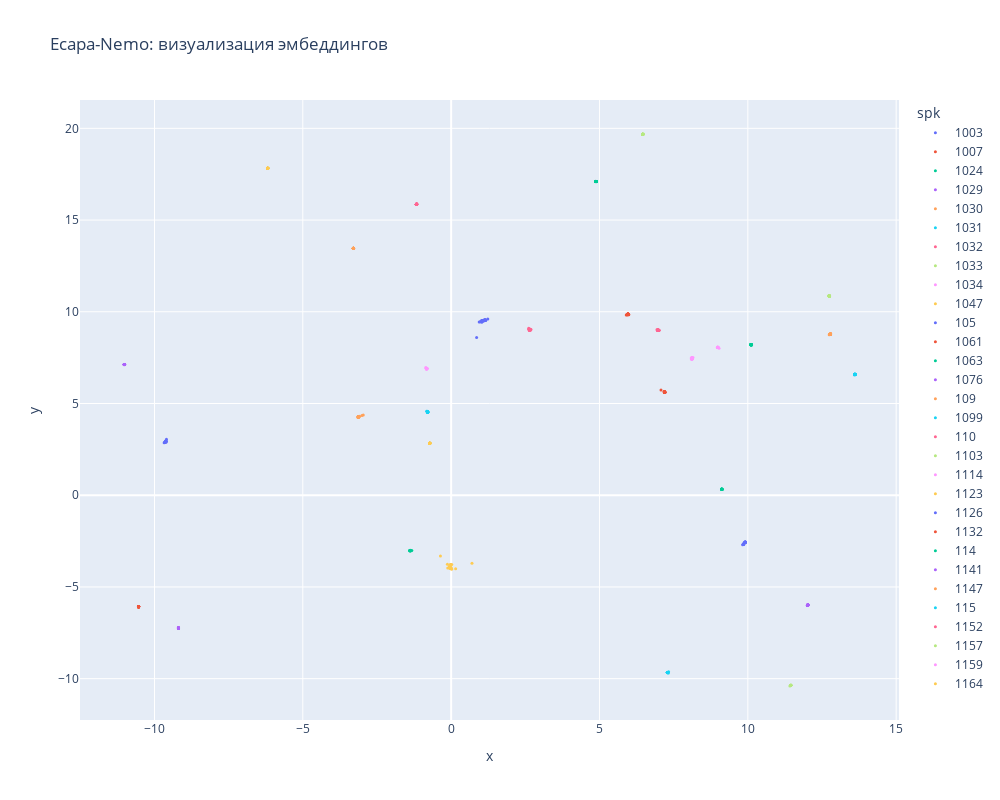

The code cell stored with this chart in its notebook:
### Markdown cell above
## 4. EcapaTDNN-Nemo

### Code cell
ecapa_nemo_emb_path = "embeddings/voxtube-ecapa-nemo-embeddings.json"

ecapa_nemo_result: Analysis = analyze(ecapa_nemo_emb_path, model_name="Ecapa-Nemo")

### Figure 1 — Plotly figure (JSON) as saved in the notebook; plotly's stock layout.template omitted (floating-point values rounded to 4 significant figures)
{"data": [{"customdata": [["1003"], ["1003"], ["1003"], ["1003"], ["1003"], ["1003"], ["1003"], ["1003"], ["1003"], ["1003"], ["1003"], ["1003"], ["1003"], ["1003"], ["1003"], ["1003"], ["1003"], ["1003"], ["1003"], ["1003"], ["1003"], ["1003"], ["1003"], ["1003"], ["1003"]], "hovertemplate": "spk=%{customdata[0]}<extra></extra>", "legendgroup": "1003", "marker": {"color": "#636efa", "size": 3, "symbol": "circle"}, "mode": "markers", "name": "1003", "orientation": "v", "showlegend": true, "type": "scatter", "x": [-9.633, -9.632, -9.606, -9.635, -9.633, -9.633, -9.632, -9.63, -9.632, -9.629, -9.63, -9.596, -9.636, -9.63, -9.632, -9.625, -9.627, -9.674, -9.595, -9.612, -9.632, -9.637, -9.638, -9.633, -9.632], "xaxis": "x", "y": [2.915, 2.912, 2.896, 2.912, 2.911, 2.911, 2.913, 2.912, 2.914, 2.92, 2.918, 3.049, 2.908, 2.917, 2.918, 2.922, 2.922, 2.854, 2.946, 2.945, 2.925, 2.906, 2.906, 2.911, 2.919], "yaxis": "y"}, {"customdata": [["1007"], ["1007"], ["1007"], ["1007"], ["1007"], ["1007"], ["1007"], ["1007"], ["1007"], ["1007"], ["1007"], ["1007"], ["1007"], ["1007"], ["1007"], ["1007"], ["1007"], ["1007"], ["1007"], ["1007"], ["1007"], ["1007"], ["1007"], ["1007"], ["1007"]], "hovertemplate": "spk=%{customdata[0]}<extra></extra>", "legendgroup": "1007", "marker": {"color": "#EF553B", "size": 3, "symbol": "circle"}, "mode": "markers", "name": "1007", "orientation": "v", "showlegend": true, "type": "scatter", "x": [5.969, 5.969, 5.903, 5.962, 5.97, 5.96, 5.962, 5.986, 5.961, 5.929, 5.957, 5.956, 5.961, 5.958, 5.964, 5.962, 5.962, 5.957, 5.966, 5.943, 5.958, 5.985, 5.956, 5.962, 5.963], "xaxis": "x", "y": [9.866, 9.864, 9.819, 9.87, 9.86, 9.871, 9.874, 9.836, 9.874, 9.871, 9.864, 9.865, 9.873, 9.871, 9.871, 9.871, 9.872, 9.87, 9.873, 9.824, 9.874, 9.851, 9.868, 9.872, 9.873], "yaxis": "y"}, {"customdata": [["1024"], ["1024"], ["1024"], ["1024"], ["1024"], ["1024"], ["1024"], ["1024"], ["1024"], ["1024"], ["1024"], ["1024"], ["1024"], ["1024"], ["1024"], ["1024"], ["1024"], ["1024"], ["1024"], ["1024"], ["1024"], ["1024"], ["1024"], ["1024"], ["1024"]], "hovertemplate": "spk=%{customdata[0]}<extra></extra>", "legendgroup": "1024", "marker": {"color": "#00cc96", "size": 3, "symbol": "circle"}, "mode": "markers", "name": "1024", "orientation": "v", "showlegend": true, "type": "scatter", "x": [10.11, 10.11, 10.11, 10.11, 10.11, 10.11, 10.11, 10.11, 10.11, 10.11, 10.11, 10.11, 10.11, 10.11, 10.13, 10.11, 10.11, 10.11, 10.11, 10.11, 10.1, 10.11, 10.11, 10.11, 10.11], "xaxis": "x", "y": [8.215, 8.206, 8.212, 8.209, 8.214, 8.208, 8.205, 8.21, 8.212, 8.207, 8.206, 8.209, 8.21, 8.214, 8.187, 8.208, 8.206, 8.214, 8.213, 8.211, 8.208, 8.195, 8.208, 8.21, 8.211], "yaxis": "y"}, {"customdata": [["1029"], ["1029"], ["1029"], ["1029"], ["1029"], ["1029"], ["1029"], ["1029"], ["1029"], ["1029"], ["1029"], ["1029"], ["1029"], ["1029"], ["1029"], ["1029"], ["1029"], ["1029"], ["1029"], ["1029"], ["1029"], ["1029"], ["1029"], ["1029"], ["1029"]], "hovertemplate": "spk=%{customdata[0]}<extra></extra>", "legendgroup": "1029", "marker": {"color": "#ab63fa", "size": 3, "symbol": "circle"}, "mode": "markers", "name": "1029", "orientation": "v", "showlegend": true, "type": "scatter", "x": [-11.01, -11.01, -11.01, -11.01, -11.01, -11.01, -11.01, -11.01, -11.03, -11.01, -11.01, -11.01, -11.01, -11.01, -11.02, -11.01, -11.0, -11.01, -11.01, -11.01, -11.01, -11.01, -11.02, -11.02, -11.01], "xaxis": "x", "y": [7.121, 7.129, 7.122, 7.123, 7.122, 7.122, 7.122, 7.122, 7.127, 7.122, 7.123, 7.123, 7.123, 7.121, 7.121, 7.122, 7.133, 7.123, 7.123, 7.124, 7.12, 7.123, 7.12, 7.116, 7.121], "yaxis": "y"}, {"customdata": [["1030"], ["1030"], ["1030"], ["1030"], ["1030"], ["1030"], ["1030"], ["1030"], ["1030"], ["1030"], ["1030"], ["1030"], ["1030"], ["1030"], ["1030"], ["1030"], ["1030"], ["1030"], ["1030"], ["1030"], ["1030"], ["1030"], ["1030"], ["1030"], ["1030"]], "hovertemplate": "spk=%{customdata[0]}<extra></extra>", "legendgroup": "1030", "marker": {"color": "#FFA15A", "size": 3, "symbol": "circle"}, "mode": "markers", "name": "1030", "orientation": "v", "showlegend": true, "type": "scatter", "x": [-3.135, -3.127, -3.11, -3.12, -3.129, -3.122, -3.118, -3.129, -3.122, -3.147, -3.126, -3.119, -3.123, -3.122, -3.118, -2.962, -3.008, -3.109, -3.13, -3.115, -3.126, -3.095, -3.118, -3.096, -3.145], "xaxis": "x", "y": [4.278, 4.274, 4.283, 4.274, 4.269, 4.27, 4.276, 4.268, 4.273, 4.259, 4.268, 4.279, 4.266, 4.267, 4.277, 4.378, 4.34, 4.281, 4.268, 4.277, 4.269, 4.29, 4.275, 4.304, 4.261], "yaxis": "y"}, {"customdata": [["1031"], ["1031"], ["1031"], ["1031"], ["1031"], ["1031"], ["1031"], ["1031"], ["1031"], ["1031"], ["1031"], ["1031"], ["1031"], ["1031"], ["1031"], ["1031"], ["1031"], ["1031"], ["1031"], ["1031"], ["1031"], ["1031"], ["1031"], ["1031"], ["1031"]], "hovertemplate": "spk=%{customdata[0]}<extra></extra>", "legendgroup": "1031", "marker": {"color": "#19d3f3", "size": 3, "symbol": "circle"}, "mode": "markers", "name": "1031", "orientation": "v", "showlegend": true, "type": "scatter", "x": [13.61, 13.61, 13.61, 13.61, 13.61, 13.61, 13.61, 13.61, 13.61, 13.61, 13.61, 13.61, 13.61, 13.61, 13.61, 13.61, 13.6, 13.61, 13.61, 13.61, 13.61, 13.61, 13.61, 13.61, 13.61], "xaxis": "x", "y": [6.589, 6.589, 6.589, 6.59, 6.59, 6.588, 6.588, 6.589, 6.588, 6.593, 6.59, 6.587, 6.587, 6.591, 6.588, 6.577, 6.551, 6.589, 6.587, 6.578, 6.586, 6.587, 6.589, 6.588, 6.589], "yaxis": "y"}, {"customdata": [["1032"], ["1032"], ["1032"], ["1032"], ["1032"], ["1032"], ["1032"], ["1032"], ["1032"], ["1032"], ["1032"], ["1032"], ["1032"], ["1032"], ["1032"], ["1032"], ["1032"], ["1032"], ["1032"], ["1032"], ["1032"], ["1032"], ["1032"], ["1032"], ["1032"]], "hovertemplate": "spk=%{customdata[0]}<extra></extra>", "legendgroup": "1032", "marker": {"color": "#FF6692", "size": 3, "symbol": "circle"}, "mode": "markers", "name": "1032", "orientation": "v", "showlegend": true, "type": "scatter", "x": [-1.171, -1.161, -1.156, -1.16, -1.165, -1.161, -1.173, -1.157, -1.171, -1.171, -1.164, -1.171, -1.173, -1.174, -1.168, -1.172, -1.171, -1.164, -1.166, -1.173, -1.172, -1.17, -1.168, -1.171, -1.162], "xaxis": "x", "y": [15.86, 15.87, 15.87, 15.87, 15.87, 15.87, 15.86, 15.87, 15.86, 15.86, 15.87, 15.88, 15.86, 15.86, 15.87, 15.86, 15.87, 15.87, 15.87, 15.86, 15.86, 15.87, 15.87, 15.87, 15.87], "yaxis": "y"}, {"customdata": [["1033"], ["1033"], ["1033"], ["1033"], ["1033"], ["1033"], ["1033"], ["1033"], ["1033"], ["1033"], ["1033"], ["1033"], ["1033"], ["1033"], ["1033"], ["1033"], ["1033"], ["1033"], ["1033"], ["1033"], ["1033"], ["1033"], ["1033"], ["1033"], ["1033"]], "hovertemplate": "spk=%{customdata[0]}<extra></extra>", "legendgroup": "1033", "marker": {"color": "#B6E880", "size": 3, "symbol": "circle"}, "mode": "markers", "name": "1033", "orientation": "v", "showlegend": true, "type": "scatter", "x": [6.457, 6.456, 6.467, 6.457, 6.456, 6.457, 6.456, 6.454, 6.458, 6.457, 6.454, 6.467, 6.458, 6.48, 6.458, 6.455, 6.456, 6.46, 6.456, 6.46, 6.46, 6.459, 6.457, 6.462, 6.455], "xaxis": "x", "y": [19.68, 19.68, 19.67, 19.68, 19.68, 19.68, 19.68, 19.68, 19.68, 19.68, 19.68, 19.68, 19.68, 19.69, 19.68, 19.68, 19.68, 19.68, 19.68, 19.68, 19.68, 19.68, 19.68, 19.68, 19.68], "yaxis": "y"}, {"customdata": [["1034"], ["1034"], ["1034"], ["1034"], ["1034"], ["1034"], ["1034"], ["1034"], ["1034"], ["1034"], ["1034"], ["1034"], ["1034"], ["1034"], ["1034"], ["1034"], ["1034"], ["1034"], ["1034"], ["1034"], ["1034"], ["1034"], ["1034"], ["1034"], ["1034"]], "hovertemplate": "spk=%{customdata[0]}<extra></extra>", "legendgroup": "1034", "marker": {"color": "#FF97FF", "size": 3, "symbol": "circle"}, "mode": "markers", "name": "1034", "orientation": "v", "showlegend": true, "type": "scatter", "x": [-0.8333, -0.8354, -0.8253, -0.8323, -0.8352, -0.823, -0.8315, -0.8297, -0.8273, -0.826, -0.8309, -0.8395, -0.814, -0.8559, -0.8205, -0.8165, -0.8325, -0.8203, -0.8259, -0.8199, -0.8282, -0.8323, -0.8181, -0.8294, -0.8226], "xaxis": "x", "y": [6.882, 6.905, 6.912, 6.911, 6.894, 6.911, 6.911, 6.913, 6.903, 6.899, 6.908, 6.89, 6.905, 6.958, 6.912, 6.915, 6.917, 6.906, 6.917, 6.896, 6.91, 6.897, 6.886, 6.905, 6.914], "yaxis": "y"}, {"customdata": [["1047"], ["1047"], ["1047"], ["1047"], ["1047"], ["1047"], ["1047"], ["1047"], ["1047"], ["1047"], ["1047"], ["1047"], ["1047"], ["1047"], ["1047"], ["1047"], ["1047"], ["1047"], ["1047"], ["1047"], ["1047"], ["1047"], ["1047"], ["1047"], ["1047"]], "hovertemplate": "spk=%{customdata[0]}<extra></extra>", "legendgroup": "1047", "marker": {"color": "#FECB52", "size": 3, "symbol": "circle"}, "mode": "markers", "name": "1047", "orientation": "v", "showlegend": true, "type": "scatter", "x": [-6.182, -6.178, -6.178, -6.179, -6.18, -6.185, -6.179, -6.18, -6.182, -6.183, -6.179, -6.179, -6.186, -6.18, -6.181, -6.184, -6.184, -6.183, -6.182, -6.184, -6.182, -6.183, -6.183, -6.19, -6.182], "xaxis": "x", "y": [17.82, 17.82, 17.82, 17.82, 17.82, 17.82, 17.82, 17.82, 17.82, 17.82, 17.82, 17.82, 17.83, 17.82, 17.82, 17.82, 17.82, 17.82, 17.82, 17.82, 17.82, 17.83, 17.83, 17.83, 17.82], "yaxis": "y"}, {"customdata": [["105"], ["105"], ["105"], ["105"], ["105"], ["105"], ["105"], ["105"], ["105"], ["105"], ["105"], ["105"], ["105"], ["105"], ["105"], ["105"], ["105"], ["105"], ["105"], ["105"], ["105"], ["105"], ["105"], ["105"], ["105"]], "hovertemplate": "spk=%{customdata[0]}<extra></extra>", "legendgroup": "105", "marker": {"color": "#636efa", "size": 3, "symbol": "circle"}, "mode": "markers", "name": "105", "orientation": "v", "showlegend": true, "type": "scatter", "x": [1.055, 0.9447, 1.125, 1.113, 1.166, 1.053, 1.236, 1.121, 1.08, 1.079, 1.112, 1.153, 0.858, 1.138, 1.05, 1.024, 1.118, 1.118, 1.113, 1.08, 1.06, 1.031, 0.9756, 1.054, 1.154], "xaxis": "x", "y": [9.497, 9.438, 9.521, 9.532, 9.519, 9.509, 9.613, 9.535, 9.494, 9.518, 9.516, 9.539, 8.6, 9.554, 9.513, 9.521, 9.566, 9.532, 9.539, 9.525, 9.52, 9.433, 9.455, 9.502, 9.575], "yaxis": "y"}, {"customdata": [["1061"], ["1061"], ["1061"], ["1061"], ["1061"], ["1061"], ["1061"], ["1061"], ["1061"], ["1061"], ["1061"], ["1061"], ["1061"], ["1061"], ["1061"], ["1061"], ["1061"], ["1061"], ["1061"], ["1061"], ["1061"], ["1061"], ["1061"], ["1061"], ["1061"]], "hovertemplate": "spk=%{customdata[0]}<extra></extra>", "legendgroup": "1061", "marker": {"color": "#EF553B", "size": 3, "symbol": "circle"}, "mode": "markers", "name": "1061", "orientation": "v", "showlegend": true, "type": "scatter", "x": [7.193, 7.198, 7.202, 7.2, 7.18, 7.192, 7.199, 7.191, 7.195, 7.194, 7.185, 7.193, 7.195, 7.195, 7.205, 7.196, 7.073, 7.213, 7.184, 7.181, 7.186, 7.199, 7.202, 7.195, 7.199], "xaxis": "x", "y": [5.616, 5.632, 5.634, 5.631, 5.651, 5.619, 5.615, 5.62, 5.616, 5.614, 5.641, 5.634, 5.614, 5.64, 5.618, 5.615, 5.732, 5.618, 5.64, 5.626, 5.625, 5.617, 5.597, 5.614, 5.633], "yaxis": "y"}, {"customdata": [["1063"], ["1063"], ["1063"], ["1063"], ["1063"], ["1063"], ["1063"], ["1063"], ["1063"], ["1063"], ["1063"], ["1063"], ["1063"], ["1063"], ["1063"], ["1063"], ["1063"], ["1063"], ["1063"], ["1063"], ["1063"], ["1063"], ["1063"], ["1063"], ["1063"]], "hovertemplate": "spk=%{customdata[0]}<extra></extra>", "legendgroup": "1063", "marker": {"color": "#00cc96", "size": 3, "symbol": "circle"}, "mode": "markers", "name": "1063", "orientation": "v", "showlegend": true, "type": "scatter", "x": [-1.378, 9.12, 9.13, 9.127, 9.121, -1.366, -1.379, 9.128, -1.381, -1.371, 9.129, 9.129, -1.391, 9.134, 9.124, -1.39, -1.398, 9.121, 9.116, -1.383, -1.386, 9.116, -1.326, -1.385, 9.129], "xaxis": "x", "y": [-3.01, 0.3267, 0.3232, 0.3302, 0.338, -3.03, -3.029, 0.3321, -3.005, -3.026, 0.3299, 0.3289, -3.009, 0.3123, 0.3356, -3.008, -3.023, 0.3277, 0.3246, -3.035, -3.007, 0.3432, -3.016, -3.007, 0.3289], "yaxis": "y"}, {"customdata": [["1076"], ["1076"], ["1076"], ["1076"], ["1076"], ["1076"], ["1076"], ["1076"], ["1076"], ["1076"], ["1076"], ["1076"], ["1076"], ["1076"], ["1076"], ["1076"], ["1076"], ["1076"], ["1076"], ["1076"], ["1076"], ["1076"], ["1076"], ["1076"], ["1076"]], "hovertemplate": "spk=%{customdata[0]}<extra></extra>", "legendgroup": "1076", "marker": {"color": "#ab63fa", "size": 3, "symbol": "circle"}, "mode": "markers", "name": "1076", "orientation": "v", "showlegend": true, "type": "scatter", "x": [12.02, 12.02, 12.02, 12.0, 12.02, 12.02, 12.02, 12.02, 12.02, 12.02, 12.02, 12.02, 12.02, 12.02, 12.02, 12.02, 12.02, 12.02, 12.02, 12.02, 12.02, 12.03, 12.02, 12.02, 12.02], "xaxis": "x", "y": [-5.981, -5.983, -5.986, -6.001, -5.983, -5.986, -5.985, -5.985, -5.982, -5.984, -5.989, -5.984, -5.98, -5.983, -5.985, -5.983, -5.982, -5.987, -5.983, -5.983, -5.982, -5.981, -5.988, -5.986, -5.985], "yaxis": "y"}, {"customdata": [["109"], ["109"], ["109"], ["109"], ["109"], ["109"], ["109"], ["109"], ["109"], ["109"], ["109"], ["109"], ["109"], ["109"], ["109"], ["109"], ["109"], ["109"], ["109"], ["109"], ["109"], ["109"], ["109"], ["109"], ["109"]], "hovertemplate": "spk=%{customdata[0]}<extra></extra>", "legendgroup": "109", "marker": {"color": "#FFA15A", "size": 3, "symbol": "circle"}, "mode": "markers", "name": "109", "orientation": "v", "showlegend": true, "type": "scatter", "x": [12.79, 12.77, 12.76, 12.77, 12.74, 12.79, 12.79, 12.77, 12.79, 12.79, 12.77, 12.77, 12.79, 12.76, 12.79, 12.78, 12.77, 12.77, 12.77, 12.78, 12.79, 12.79, 12.79, 12.79, 12.76], "xaxis": "x", "y": [8.797, 8.771, 8.768, 8.773, 8.746, 8.794, 8.796, 8.773, 8.795, 8.794, 8.77, 8.771, 8.796, 8.762, 8.793, 8.781, 8.779, 8.768, 8.772, 8.781, 8.795, 8.794, 8.792, 8.795, 8.774], "yaxis": "y"}, {"customdata": [["1099"], ["1099"], ["1099"], ["1099"], ["1099"], ["1099"], ["1099"], ["1099"], ["1099"], ["1099"], ["1099"], ["1099"], ["1099"], ["1099"], ["1099"], ["1099"], ["1099"], ["1099"], ["1099"], ["1099"], ["1099"], ["1099"], ["1099"], ["1099"], ["1099"]], "hovertemplate": "spk=%{customdata[0]}<extra></extra>", "legendgroup": "1099", "marker": {"color": "#19d3f3", "size": 3, "symbol": "circle"}, "mode": "markers", "name": "1099", "orientation": "v", "showlegend": true, "type": "scatter", "x": [-0.7888, -0.7952, -0.7951, -0.7957, -0.7945, -0.7896, -0.7892, -0.826, -0.7841, -0.7861, -0.7972, -0.7958, -0.7865, -0.7986, -0.7877, -0.7928, -0.7877, -0.8046, -0.7909, -0.7934, -0.7884, -0.8058, -0.7931, -0.7893, -0.7964], "xaxis": "x", "y": [4.535, 4.55, 4.549, 4.549, 4.544, 4.537, 4.539, 4.581, 4.534, 4.534, 4.55, 4.551, 4.524, 4.55, 4.536, 4.537, 4.515, 4.576, 4.554, 4.539, 4.534, 4.56, 4.534, 4.534, 4.55], "yaxis": "y"}, {"customdata": [["110"], ["110"], ["110"], ["110"], ["110"], ["110"], ["110"], ["110"], ["110"], ["110"], ["110"], ["110"], ["110"], ["110"], ["110"], ["110"], ["110"], ["110"], ["110"], ["110"], ["110"], ["110"], ["110"], ["110"], ["110"]], "hovertemplate": "spk=%{customdata[0]}<extra></extra>", "legendgroup": "110", "marker": {"color": "#FF6692", "size": 3, "symbol": "circle"}, "mode": "markers", "name": "110", "orientation": "v", "showlegend": true, "type": "scatter", "x": [2.645, 2.646, 2.645, 2.655, 2.649, 2.668, 2.647, 2.658, 2.649, 2.652, 2.653, 2.631, 2.643, 2.691, 2.632, 2.64, 2.63, 2.638, 2.622, 2.651, 2.646, 2.648, 2.672, 2.65, 2.614], "xaxis": "x", "y": [9.021, 9.019, 9.052, 9.044, 9.026, 9.043, 9.026, 9.051, 9.03, 9.026, 9.054, 9.044, 9.019, 9.041, 8.981, 9.031, 9.026, 9.048, 9.042, 8.995, 9.036, 9.017, 8.988, 9.009, 9.107], "yaxis": "y"}, {"customdata": [["1103"], ["1103"], ["1103"], ["1103"], ["1103"], ["1103"], ["1103"], ["1103"], ["1103"], ["1103"], ["1103"], ["1103"], ["1103"], ["1103"], ["1103"], ["1103"], ["1103"], ["1103"], ["1103"], ["1103"], ["1103"], ["1103"], ["1103"], ["1103"], ["1103"]], "hovertemplate": "spk=%{customdata[0]}<extra></extra>", "legendgroup": "1103", "marker": {"color": "#B6E880", "size": 3, "symbol": "circle"}, "mode": "markers", "name": "1103", "orientation": "v", "showlegend": true, "type": "scatter", "x": [11.44, 11.44, 11.44, 11.44, 11.44, 11.44, 11.44, 11.44, 11.45, 11.44, 11.44, 11.44, 11.42, 11.44, 11.46, 11.44, 11.44, 11.44, 11.44, 11.45, 11.44, 11.45, 11.45, 11.45, 11.44], "xaxis": "x", "y": [-10.37, -10.37, -10.37, -10.37, -10.37, -10.37, -10.37, -10.37, -10.36, -10.37, -10.37, -10.37, -10.4, -10.37, -10.35, -10.37, -10.37, -10.37, -10.37, -10.36, -10.37, -10.36, -10.37, -10.36, -10.37], "yaxis": "y"}, {"customdata": [["1114"], ["1114"], ["1114"], ["1114"], ["1114"], ["1114"], ["1114"], ["1114"], ["1114"], ["1114"], ["1114"], ["1114"], ["1114"], ["1114"], ["1114"], ["1114"], ["1114"], ["1114"], ["1114"], ["1114"], ["1114"], ["1114"], ["1114"], ["1114"], ["1114"]], "hovertemplate": "spk=%{customdata[0]}<extra></extra>", "legendgroup": "1114", "marker": {"color": "#FF97FF", "size": 3, "symbol": "circle"}, "mode": "markers", "name": "1114", "orientation": "v", "showlegend": true, "type": "scatter", "x": [8.118, 8.114, 8.108, 8.109, 8.114, 8.114, 8.094, 8.114, 8.121, 8.113, 8.122, 8.151, 8.109, 8.116, 8.094, 8.108, 8.111, 8.117, 8.108, 8.113, 8.114, 8.115, 8.114, 8.11, 8.114], "xaxis": "x", "y": [7.432, 7.485, 7.461, 7.487, 7.48, 7.473, 7.421, 7.469, 7.423, 7.457, 7.482, 7.514, 7.436, 7.467, 7.479, 7.436, 7.435, 7.469, 7.491, 7.434, 7.43, 7.467, 7.465, 7.439, 7.484], "yaxis": "y"}, {"customdata": [["1123"], ["1123"], ["1123"], ["1123"], ["1123"], ["1123"], ["1123"], ["1123"], ["1123"], ["1123"], ["1123"], ["1123"], ["1123"], ["1123"], ["1123"], ["1123"], ["1123"], ["1123"], ["1123"], ["1123"], ["1123"], ["1123"], ["1123"], ["1123"], ["1123"]], "hovertemplate": "spk=%{customdata[0]}<extra></extra>", "legendgroup": "1123", "marker": {"color": "#FECB52", "size": 3, "symbol": "circle"}, "mode": "markers", "name": "1123", "orientation": "v", "showlegend": true, "type": "scatter", "x": [-0.01989, -0.05135, -0.02191, -0.01374, -0.04652, -0.04773, -0.03191, -0.04859, -0.01055, -0.04875, -0.04605, 0.02026, -0.05756, 0.01449, -0.04915, -0.1257, -0.3609, -0.03573, -0.04792, 0.1511, 0.7019, 0.0142, -0.009364, -0.1147, -0.03748], "xaxis": "x", "y": [-3.991, -3.855, -3.773, -3.771, -3.94, -3.937, -3.962, -3.975, -3.995, -3.943, -3.947, -3.78, -3.919, -4.033, -3.931, -3.769, -3.319, -3.825, -3.948, -4.011, -3.711, -3.995, -3.92, -3.968, -3.803], "yaxis": "y"}, {"customdata": [["1126"], ["1126"], ["1126"], ["1126"], ["1126"], ["1126"], ["1126"], ["1126"], ["1126"], ["1126"], ["1126"], ["1126"], ["1126"], ["1126"], ["1126"], ["1126"], ["1126"], ["1126"], ["1126"], ["1126"], ["1126"], ["1126"], ["1126"], ["1126"], ["1126"]], "hovertemplate": "spk=%{customdata[0]}<extra></extra>", "legendgroup": "1126", "marker": {"color": "#636efa", "size": 3, "symbol": "circle"}, "mode": "markers", "name": "1126", "orientation": "v", "showlegend": true, "type": "scatter", "x": [9.857, 9.911, 9.906, 9.907, 9.91, 9.855, 9.87, 9.857, 9.856, 9.857, 9.902, 9.907, 9.909, 9.903, 9.869, 9.921, 9.912, 9.908, 9.91, 9.903, 9.911, 9.856, 9.824, 9.847, 9.91], "xaxis": "x", "y": [-2.66, -2.562, -2.567, -2.573, -2.568, -2.664, -2.631, -2.663, -2.662, -2.655, -2.567, -2.569, -2.559, -2.575, -2.657, -2.548, -2.562, -2.563, -2.562, -2.55, -2.554, -2.67, -2.695, -2.67, -2.563], "yaxis": "y"}, {"customdata": [["1132"], ["1132"], ["1132"], ["1132"], ["1132"], ["1132"], ["1132"], ["1132"], ["1132"], ["1132"], ["1132"], ["1132"], ["1132"], ["1132"], ["1132"], ["1132"], ["1132"], ["1132"], ["1132"], ["1132"], ["1132"], ["1132"], ["1132"], ["1132"], ["1132"]], "hovertemplate": "spk=%{customdata[0]}<extra></extra>", "legendgroup": "1132", "marker": {"color": "#EF553B", "size": 3, "symbol": "circle"}, "mode": "markers", "name": "1132", "orientation": "v", "showlegend": true, "type": "scatter", "x": [-10.54, -10.53, -10.53, -10.53, -10.53, -10.53, -10.53, -10.53, -10.53, -10.53, -10.53, -10.53, -10.54, -10.54, -10.54, -10.53, -10.53, -10.53, -10.53, -10.53, -10.53, -10.54, -10.53, -10.53, -10.53], "xaxis": "x", "y": [-6.074, -6.084, -6.084, -6.086, -6.084, -6.085, -6.085, -6.085, -6.085, -6.085, -6.084, -6.085, -6.085, -6.084, -6.083, -6.085, -6.084, -6.085, -6.084, -6.084, -6.084, -6.083, -6.085, -6.084, -6.086], "yaxis": "y"}, {"customdata": [["114"], ["114"], ["114"], ["114"], ["114"], ["114"], ["114"], ["114"], ["114"], ["114"], ["114"], ["114"], ["114"], ["114"], ["114"], ["114"], ["114"], ["114"], ["114"], ["114"], ["114"], ["114"], ["114"], ["114"], ["114"]], "hovertemplate": "spk=%{customdata[0]}<extra></extra>", "legendgroup": "114", "marker": {"color": "#00cc96", "size": 3, "symbol": "circle"}, "mode": "markers", "name": "114", "orientation": "v", "showlegend": true, "type": "scatter", "x": [4.884, 4.874, 4.884, 4.883, 4.886, 4.884, 4.886, 4.884, 4.883, 4.885, 4.886, 4.883, 4.884, 4.884, 4.883, 4.884, 4.879, 4.884, 4.883, 4.879, 4.883, 4.881, 4.881, 4.881, 4.883], "xaxis": "x", "y": [17.1, 17.12, 17.1, 17.1, 17.1, 17.1, 17.1, 17.1, 17.1, 17.1, 17.1, 17.1, 17.1, 17.09, 17.1, 17.1, 17.11, 17.1, 17.1, 17.1, 17.1, 17.1, 17.1, 17.1, 17.1], "yaxis": "y"}, {"customdata": [["1141"], ["1141"], ["1141"], ["1141"], ["1141"], ["1141"], ["1141"], ["1141"], ["1141"], ["1141"], ["1141"], ["1141"], ["1141"], ["1141"], ["1141"], ["1141"], ["1141"], ["1141"], ["1141"], ["1141"], ["1141"], ["1141"], ["1141"], ["1141"], ["1141"]], "hovertemplate": "spk=%{customdata[0]}<extra></extra>", "legendgroup": "1141", "marker": {"color": "#ab63fa", "size": 3, "symbol": "circle"}, "mode": "markers", "name": "1141", "orientation": "v", "showlegend": true, "type": "scatter", "x": [-9.192, -9.192, -9.193, -9.191, -9.192, -9.193, -9.192, -9.192, -9.192, -9.185, -9.192, -9.193, -9.192, -9.192, -9.192, -9.192, -9.192, -9.192, -9.192, -9.192, -9.192, -9.192, -9.192, -9.192, -9.192], "xaxis": "x", "y": [-7.243, -7.244, -7.244, -7.244, -7.243, -7.243, -7.243, -7.244, -7.244, -7.241, -7.244, -7.244, -7.243, -7.244, -7.244, -7.243, -7.243, -7.244, -7.244, -7.244, -7.244, -7.244, -7.244, -7.244, -7.244], "yaxis": "y"}, {"customdata": [["1147"], ["1147"], ["1147"], ["1147"], ["1147"], ["1147"], ["1147"], ["1147"], ["1147"], ["1147"], ["1147"], ["1147"], ["1147"], ["1147"], ["1147"], ["1147"], ["1147"], ["1147"], ["1147"], ["1147"], ["1147"], ["1147"], ["1147"], ["1147"], ["1147"]], "hovertemplate": "spk=%{customdata[0]}<extra></extra>", "legendgroup": "1147", "marker": {"color": "#FFA15A", "size": 3, "symbol": "circle"}, "mode": "markers", "name": "1147", "orientation": "v", "showlegend": true, "type": "scatter", "x": [-3.298, -3.296, -3.293, -3.292, -3.292, -3.296, -3.298, -3.293, -3.3, -3.299, -3.291, -3.293, -3.299, -3.297, -3.299, -3.293, -3.295, -3.282, -3.291, -3.292, -3.292, -3.299, -3.297, -3.297, -3.291], "xaxis": "x", "y": [13.46, 13.46, 13.46, 13.46, 13.46, 13.46, 13.46, 13.46, 13.46, 13.46, 13.45, 13.46, 13.46, 13.46, 13.46, 13.46, 13.46, 13.45, 13.45, 13.46, 13.45, 13.46, 13.46, 13.46, 13.46], "yaxis": "y"}, {"customdata": [["115"], ["115"], ["115"], ["115"], ["115"], ["115"], ["115"], ["115"], ["115"], ["115"], ["115"], ["115"], ["115"], ["115"], ["115"], ["115"], ["115"], ["115"], ["115"], ["115"], ["115"], ["115"], ["115"], ["115"], ["115"]], "hovertemplate": "spk=%{customdata[0]}<extra></extra>", "legendgroup": "115", "marker": {"color": "#19d3f3", "size": 3, "symbol": "circle"}, "mode": "markers", "name": "115", "orientation": "v", "showlegend": true, "type": "scatter", "x": [7.293, 7.29, 7.289, 7.29, 7.289, 7.293, 7.291, 7.322, 7.291, 7.292, 7.294, 7.292, 7.295, 7.291, 7.29, 7.292, 7.293, 7.292, 7.291, 7.29, 7.305, 7.293, 7.328, 7.286, 7.294], "xaxis": "x", "y": [-9.669, -9.666, -9.665, -9.662, -9.662, -9.671, -9.667, -9.696, -9.666, -9.665, -9.665, -9.667, -9.668, -9.666, -9.664, -9.664, -9.665, -9.667, -9.667, -9.665, -9.676, -9.668, -9.629, -9.658, -9.668], "yaxis": "y"}, {"customdata": [["1152"], ["1152"], ["1152"], ["1152"], ["1152"], ["1152"], ["1152"], ["1152"], ["1152"], ["1152"], ["1152"], ["1152"], ["1152"], ["1152"], ["1152"], ["1152"], ["1152"], ["1152"], ["1152"], ["1152"], ["1152"], ["1152"], ["1152"], ["1152"], ["1152"]], "hovertemplate": "spk=%{customdata[0]}<extra></extra>", "legendgroup": "1152", "marker": {"color": "#FF6692", "size": 3, "symbol": "circle"}, "mode": "markers", "name": "1152", "orientation": "v", "showlegend": true, "type": "scatter", "x": [6.973, 6.993, 7.002, 6.977, 6.976, 6.97, 6.953, 6.983, 6.975, 6.972, 6.982, 6.975, 6.941, 7.011, 6.96, 7.003, 6.973, 6.963, 6.988, 6.972, 6.978, 6.98, 6.974, 6.98, 6.964], "xaxis": "x", "y": [8.997, 8.997, 8.997, 8.997, 8.999, 8.997, 8.993, 8.993, 8.999, 8.996, 8.995, 8.993, 9.036, 8.996, 8.988, 8.998, 9.002, 8.997, 9.005, 8.999, 8.999, 9.001, 8.999, 8.998, 9.004], "yaxis": "y"}, {"customdata": [["1157"], ["1157"], ["1157"], ["1157"], ["1157"], ["1157"], ["1157"], ["1157"], ["1157"], ["1157"], ["1157"], ["1157"], ["1157"], ["1157"], ["1157"], ["1157"], ["1157"], ["1157"], ["1157"], ["1157"], ["1157"], ["1157"], ["1157"], ["1157"], ["1157"]], "hovertemplate": "spk=%{customdata[0]}<extra></extra>", "legendgroup": "1157", "marker": {"color": "#B6E880", "size": 3, "symbol": "circle"}, "mode": "markers", "name": "1157", "orientation": "v", "showlegend": true, "type": "scatter", "x": [12.76, 12.75, 12.75, 12.75, 12.75, 12.74, 12.75, 12.75, 12.75, 12.74, 12.75, 12.75, 12.74, 12.74, 12.75, 12.74, 12.75, 12.75, 12.74, 12.74, 12.75, 12.75, 12.75, 12.73, 12.75], "xaxis": "x", "y": [10.87, 10.86, 10.86, 10.86, 10.86, 10.86, 10.86, 10.86, 10.86, 10.86, 10.86, 10.87, 10.86, 10.86, 10.86, 10.87, 10.87, 10.87, 10.86, 10.86, 10.86, 10.86, 10.87, 10.88, 10.86], "yaxis": "y"}, {"customdata": [["1159"], ["1159"], ["1159"], ["1159"], ["1159"], ["1159"], ["1159"], ["1159"], ["1159"], ["1159"], ["1159"], ["1159"], ["1159"], ["1159"], ["1159"], ["1159"], ["1159"], ["1159"], ["1159"], ["1159"], ["1159"], ["1159"], ["1159"], ["1159"], ["1159"]], "hovertemplate": "spk=%{customdata[0]}<extra></extra>", "legendgroup": "1159", "marker": {"color": "#FF97FF", "size": 3, "symbol": "circle"}, "mode": "markers", "name": "1159", "orientation": "v", "showlegend": true, "type": "scatter", "x": [8.989, 8.986, 8.981, 8.986, 8.976, 8.985, 8.991, 8.987, 8.986, 8.987, 8.987, 8.982, 8.986, 8.988, 8.987, 8.989, 8.989, 8.984, 8.987, 8.992, 9.029, 9.0, 8.985, 8.988, 8.977], "xaxis": "x", "y": [8.049, 8.063, 8.058, 8.062, 8.054, 8.055, 8.06, 8.055, 8.055, 8.056, 8.055, 8.058, 8.057, 8.074, 8.058, 8.057, 8.054, 8.055, 8.056, 8.056, 8.017, 8.049, 8.053, 8.057, 8.063], "yaxis": "y"}, {"customdata": [["1164"], ["1164"], ["1164"], ["1164"], ["1164"], ["1164"], ["1164"], ["1164"], ["1164"], ["1164"], ["1164"], ["1164"], ["1164"], ["1164"], ["1164"], ["1164"], ["1164"], ["1164"], ["1164"], ["1164"], ["1164"], ["1164"], ["1164"], ["1164"], ["1164"]], "hovertemplate": "spk=%{customdata[0]}<extra></extra>", "legendgroup": "1164", "marker": {"color": "#FECB52", "size": 3, "symbol": "circle"}, "mode": "markers", "name": "1164", "orientation": "v", "showlegend": true, "type": "scatter", "x": [-0.7213, -0.7202, -0.7159, -0.7174, -0.7169, -0.7208, -0.7198, -0.7197, -0.7196, -0.7191, -0.7245, -0.7207, -0.7201, -0.7201, -0.7216, -0.7192, -0.7215, -0.7212, -0.721, -0.7192, -0.7197, -0.721, -0.7201, -0.7185, -0.7212], "xaxis": "x", "y": [2.833, 2.833, 2.835, 2.836, 2.831, 2.832, 2.833, 2.832, 2.833, 2.833, 2.84, 2.833, 2.831, 2.83, 2.833, 2.835, 2.832, 2.835, 2.833, 2.833, 2.835, 2.833, 2.832, 2.835, 2.839], "yaxis": "y"}], "layout": {"height": 800, "legend": {"title": {"text": "spk"}, "tracegroupgap": 0}, "title": {"text": "Ecapa-Nemo: визуализация эмбеддингов"}, "width": 1000, "xaxis": {"anchor": "y", "domain": [0, 1], "title": {"text": "x"}}, "yaxis": {"anchor": "x", "domain": [0, 1], "title": {"text": "y"}}}}
